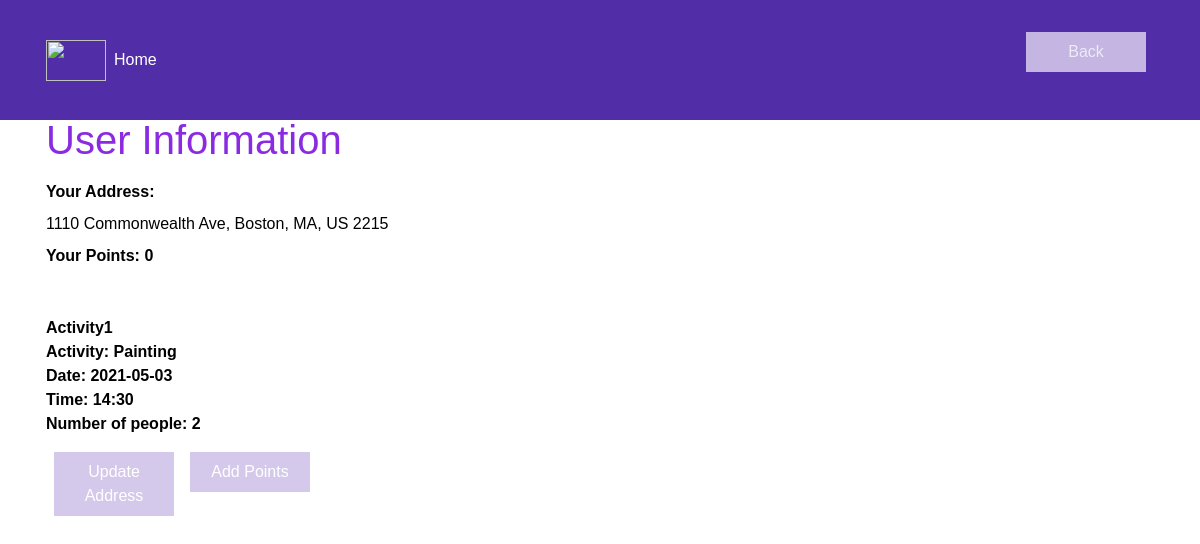
The app's page /user_info.php (signed in) with its own data.
### tables this page shows
CREATE TABLE `UserAddress` (
  `UserID` int(20) NOT NULL,
  `Country` varchar(15) NOT NULL,
  `State` varchar(15) NOT NULL,
  `City` varchar(15) NOT NULL,
  `Street` varchar(30) NOT NULL,
  `Zipcode` int(15) NOT NULL
);

CREATE TABLE `ActivityAppointment` (
  `AcitivityID` int(11) NOT NULL,
  `UserID` int(11) NOT NULL,
  `Date` date NOT NULL,
  `Time` varchar(10) NOT NULL,
  `NumberofPeople` int(10) NOT NULL
);

CREATE TABLE `Activity` (
  `ActivityID` int(20) NOT NULL,
  `VenderID` int(20) NOT NULL,
  `Name` varchar(20) NOT NULL,
  `Type` varchar(15) NOT NULL,
  `MaxAge` int(5) DEFAULT NULL,
  `MinAge` int(5) DEFAULT NULL,
  `Cost` int(10) NOT NULL,
  `Image` varchar(100) NOT NULL,
  `detail` varchar(500) DEFAULT NULL
);

### public_html/user_info.php (the view, shortened to what this page needs)
<?php
require_once 'login.php';
$conn = new mysqli($hn, $un, $pw, $db);
echo <<<_End
<html>
	<head>
		<link rel="stylesheet" href="https://stackpath.bootstrapcdn.com/bootstrap/4.4.1/css/bootstrap.min.css">
        <link rel="stylesheet" type="text/css" href="background.css">
        <link rel="stylesheet" href="styles.css">
        <title>Smart City Recreation</title>
	</head>
	<body>
	    <nav class="navbar navbar-dark navbar-expand-sm fixed-top">
            <div class="container">
                <button class="navbar-toggler" type="button" data-toggle="collapse" data-target="#Navbar">
                    <span class="navbar-toggler-icon"></span>
                </button>
                <a class="navbar-brand mr-auto" href="#"><img src="images/activity.png" height="41" width="60"></a>
                <div class="collapse navbar-collapse" id="Navbar">
                    <ul class="navbar-nav mr-auto">
                        <li class="nav-item active"><a class="nav-link" href="index.php"></span>Home</a></li>
                    </ul>
                    <form method="POST" action="user_login.php">
                    <button type="submit" name="back" id="bacn">Back</button></form>
                </div>
            </div>
        </nav>
        <div  class="bodycontent">
            <div class="container">
                <div><label style="color:#8A2BE2;text-align:center;"><h1>User Information<br/></h1></label></div>
                <div><label for="address"><b>Your Address:<br></b></label></div>
                <div><label for="psw">
_End;
                get_user_address();
                echo $user_address;
                  echo<<<_e
                  </label></div>
                <div><label for="address"><b>Your Points:
_e;
                echo " ".$updated_points."</br>";
                $query5 = "SELECT * FROM ActivityAppointment WHERE UserID= '$_SESSION[UserID]'";
                $result = $conn->query($query5);
                if (!$result)
                {
                    echo "No Appointment";
                }
                else
                {
                    $rows = $result->num_rows;
                    for ($i = 0 ; $i < $rows ; ++$i)
                    {
                        $result->data_seek($i);
                        $row = $result->fetch_array(MYSQLI_NUM);
                        $activityID = $row[0];
                        $date = $row[2];
                        $time = $row[3];
                        $nofp = $row[4];
                        $query6 = "SELECT * FROM Activity WHERE ActivityID= '$activityID'";
                        $result = $conn->query($query6);
                        $rows = $result->num_rows;
                        for ($j = 0 ; $j < $rows ; ++$j)
                        {
                            $result->data_seek($j);
                            $row = $result->fetch_array(MYSQLI_NUM);
                            $activity_name = $row[2];
                        }
                        $t = $i + 1;
                        echo "<br><br>";
                        echo "Activity".$t."<br>";
                        echo "Activity: ".$activity_name."<br>";
                        echo "Date: ".$date."<br>";
                        echo "Time: ".$time."<br>";
                        echo "Number of people: ".$nofp."<br>";
                    }
                }
                echo<<<_e2
                  </b></label></div>
                  <div>
                  <button type="button" onclick="document.getElementById('id07').style.display='block'" class="signupbtn">Update Address</button></div>
                  <div>
                  <button onclick="document.getElementById('id06').style.display='block'" name="add_point_button" id="add_point_button" type="button" class="signupbtn">Add Points</button></div>
                  <link rel="stylesheet" href="login_style.css">
                  <link rel="stylesheet" type="text/css" href="login_style.css">
                </div>
    </body>
</html>
_e2;
function get_user_address()
{
    global $conn;
    $query2 = "SELECT * FROM UserAddress WHERE UserID= '$_SESSION[UserID]'";
    $result = $conn->query($query2);
    if (!mysqli_num_rows($result))
    {
        echo "No Address";
    }
    else
    {
        $rows = $result->num_rows;
        for ($i = 0 ; $i < $rows ; ++$i)
        {
            $result->data_seek($i);
            $row = $result->fetch_array(MYSQLI_NUM);
            $user_country = $row[1];
            $user_state = $row[2];
            $user_city = $row[3];
            $user_street = $row[4];
            $user_zipcode = $row[5];
            $user_address = $user_street.", ".$user_city.", ".$user_state.", ".$user_country." ".$user_zipcode."<br>";
        }
    }
}
function add_points()
{
    $updated_points = $_SESSION['Points'];
}
?>

### public_html/background.css (style rules this page uses)
body { background: url(https://image.freepik.com/free-vector/abstract-hand-painted-watercolor-sky-clouds-background_100956-418.jpg); background-size: cover; background-position: center; font-family: Arial; color: black; }
html { height: 100%; }

### public_html/styles.css (style rules this page uses)
body { padding: 50px 0px 0px 0px; z-index: 0; }
.navbar-dark { background-color: #512DA8; }

### public_html/login_style.css (style rules this page uses)
body { font-family: Arial, Helvetica, sans-serif; }
* { box-sizing: border-box; }
button { background-color: #D1C4E9; color: white; padding: 8px 10px; border: none; margin: 8px; cursor: pointer; width: 120; opacity: 0.9; }
.cancelbtn, .signupbtn { float: left; width: 120; }
.container { padding: 16px; }
.bodycontent { margin-top: 50px; }

### records on screen
useraddress: Street "1110 Commonwealth Ave", City "Boston", State "MA", Country "US", Zipcode "2215"
activityappointment: t "1", activity.Name "Painting", Date "2021-05-03", Time "14:30", NumberofPeople "2"

### other values on screen
$updated_points "0"
